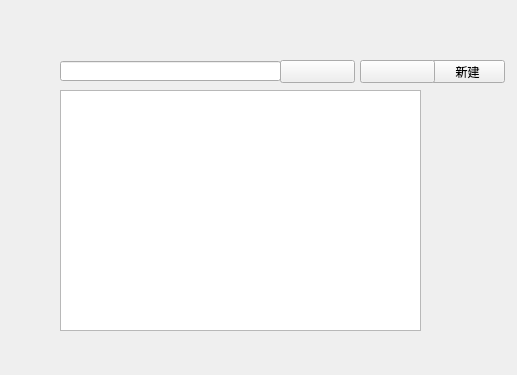
<?xml version="1.0" encoding="UTF-8"?>
<ui version="4.0">
 <class>QuestionWindow</class>
 <widget class="QWidget" name="QuestionWindow">
  <property name="geometry">
   <rect>
    <x>0</x>
    <y>0</y>
    <width>517</width>
    <height>375</height>
   </rect>
  </property>
  <property name="windowTitle">
   <string>Form</string>
  </property>
  <widget class="QTableView" name="tableView">
   <property name="geometry">
    <rect>
     <x>60</x>
     <y>90</y>
     <width>361</width>
     <height>241</height>
    </rect>
   </property>
  </widget>
  <widget class="QPushButton" name="AddButton">
   <property name="geometry">
    <rect>
     <x>430</x>
     <y>60</y>
     <width>75</width>
     <height>23</height>
    </rect>
   </property>
   <property name="text">
    <string>新建</string>
   </property>
  </widget>
  <widget class="QPushButton" name="btn_search">
   <property name="geometry">
    <rect>
     <x>280</x>
     <y>60</y>
     <width>75</width>
     <height>23</height>
    </rect>
   </property>
   <property name="text">
    <string/>
   </property>
   <property name="icon">
    <iconset resource="Resource.qrc">
     <normaloff>:/images/search.ico</normaloff>:/images/search.ico</iconset>
   </property>
  </widget>
  <widget class="QLineEdit" name="lineedit_search_string">
   <property name="geometry">
    <rect>
     <x>60</x>
     <y>61</y>
     <width>221</width>
     <height>20</height>
    </rect>
   </property>
  </widget>
  <widget class="QPushButton" name="btn_empty">
   <property name="geometry">
    <rect>
     <x>360</x>
     <y>60</y>
     <width>75</width>
     <height>23</height>
    </rect>
   </property>
   <property name="text">
    <string/>
   </property>
   <property name="icon">
    <iconset resource="Resource.qrc">
     <normaloff>:/images/sync.ico</normaloff>:/images/sync.ico</iconset>
   </property>
  </widget>
 </widget>
 <resources>
  <include location="Resource.qrc"/>
 </resources>
 <connections/>
</ui>
